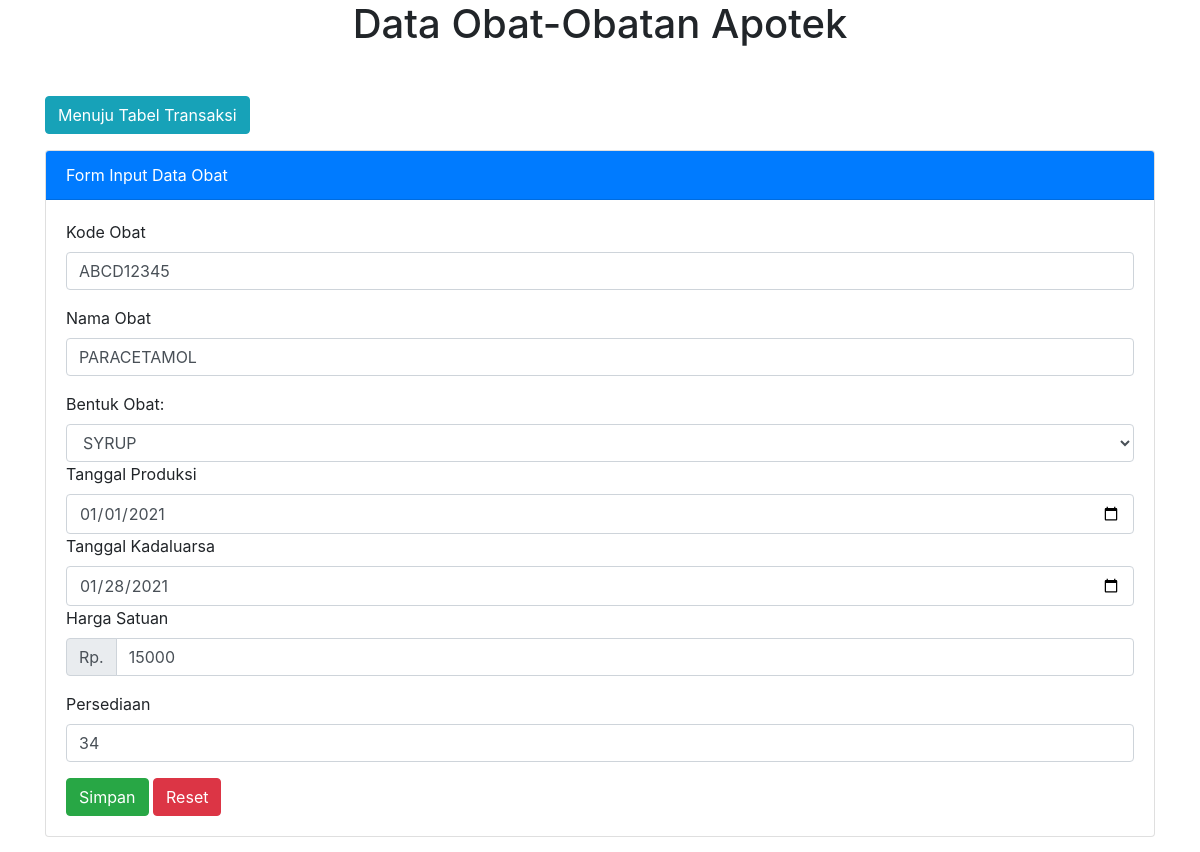
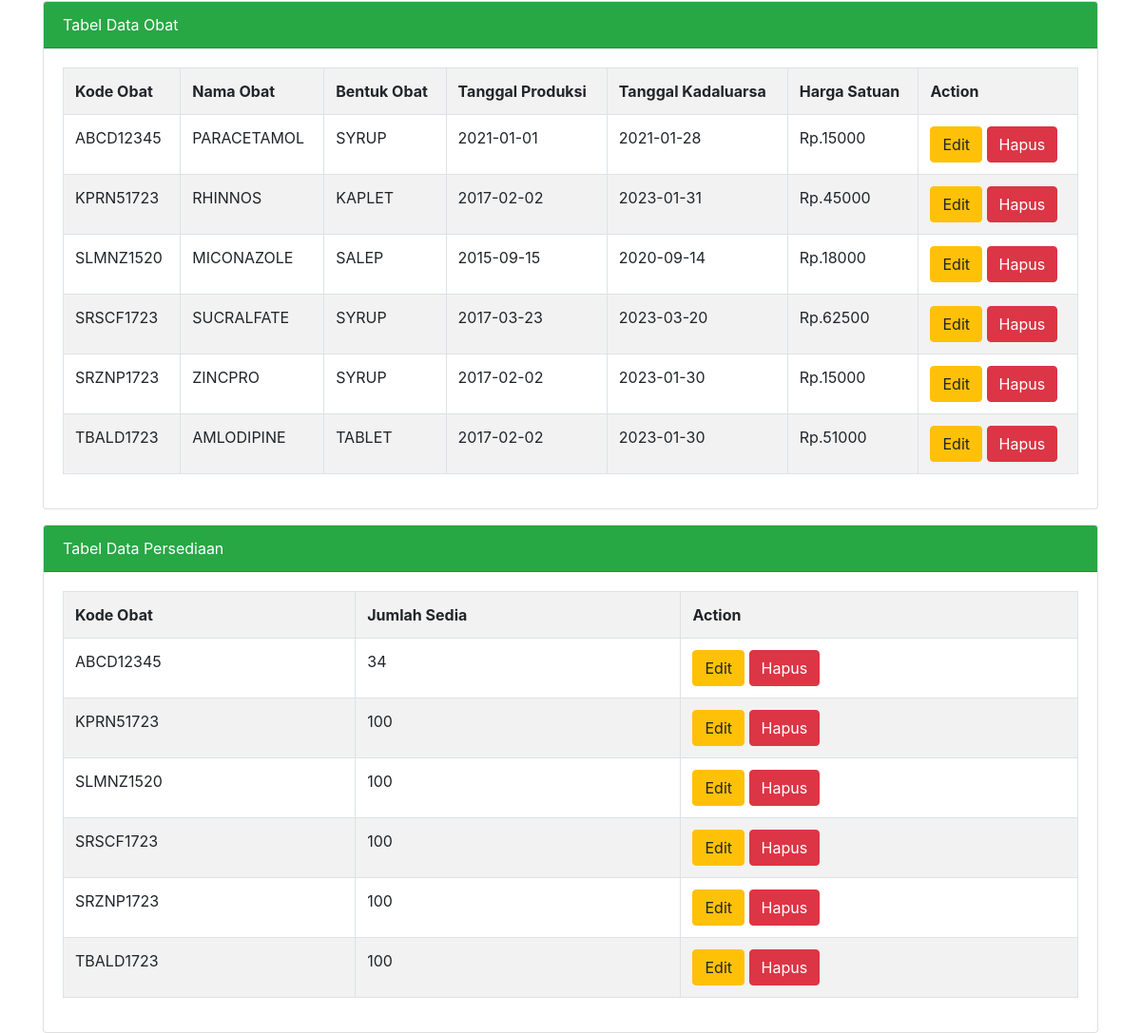
The app's page /obat.php?hal=edit&id=ABCD12345 with its own data (2 pictures, top to bottom).
### tables this page shows
CREATE TABLE `obat` (
  `kode_obat` char(9) NOT NULL,
  `nama_obat` varchar(255) DEFAULT NULL,
  `bentuk_obat` varchar(6) DEFAULT NULL,
  `tgl_produksi` date DEFAULT NULL,
  `tgl_kadaluarsa` date DEFAULT NULL,
  `harga_satuan` int(6) DEFAULT 0,
  `jumlah_sedia` int(3) NOT NULL DEFAULT 0,
  `updated` datetime DEFAULT NULL,
  `host` varchar(255) DEFAULT NULL
);

### obat.php (the view, shortened to what this page needs)
<?php
$databaseHost = 'localhost';
$databaseName = 'apotek';
$databaseUsername = 'root';
$databasePassword = '';
$koneksi = mysqli_connect($databaseHost, $databaseUsername, $databasePassword, $databaseName) or die (mysqli_error($koneksi));
if(isset($_GET['hal']))
{
    if($_GET['hal'] == "edit")
    {
        $tampil = mysqli_query($koneksi, "SELECT * FROM obat WHERE kode_obat = '$_GET[id]' ");
        $data = mysqli_fetch_array($tampil);
        if($data)
        {
            $vkode_obat = $data['kode_obat'];
            $vnama_obat = $data['nama_obat'];
            $vbentuk_obat = $data['bentuk_obat'];
            $vtgl_produksi = $data['tgl_produksi'];
            $vtgl_kadaluarsa = $data['tgl_kadaluarsa'];
            $vharga_satuan = $data['harga_satuan'];
            $vjumlah_sedia = $data['jumlah_sedia'];
        }
    }
}
?>
<!DOCTYPE html>
<html>
<head>
    <link rel="stylesheet" type="text/css" href="css/bootstrap.min.css">
</head>
<body>
    <div class="container">
        <h1 class="text-center">Data Obat-Obatan Apotek</h1>
        <form action="transaksi.php" method="post" class="mt-5">
            <div>
                <button type="KeTransaksi" class="btn btn-info">Menuju Tabel Transaksi</button>
            </div>
        </form>
        <div class="card mt-3">
            <div class="card-header bg-primary text-white">
                Form Input Data Obat
            </div>
            <div class="card-body">
               <form method="post" action="">
                   <div class="form-group">
                       <label>Kode Obat</label>
                       <input type="text" name="tkd_obat" value="<?=@$vkode_obat?>" class="form-control" placeholder="Input Kode Obat" required>
                   </div>
                   <div class="form-group">
                       <label>Nama Obat</label>
                       <input type="text" name="tnama" value="<?=@$vnama_obat?>" class="form-control" placeholder="Input Nama Obat" required>
                   </div>
                    <div>
                        <label>Bentuk Obat:</label>
                        <select class="form-control" name="tbentuk" required>
                            <option value="<?=@$vbentuk_obat?>"><?=@$vbentuk_obat?></option>
                        </select>
                    </div>
                    <div>
                        <label>Tanggal Produksi</label>
                        <input type="date" name="tproduksi" value="<?=@$vtgl_produksi?>" class="form-control" required>
                    </div>
                    <div>
                        <label>Tanggal Kadaluarsa</label>
                        <input type="date" name="tkadaluarsa" value="<?=@$vtgl_kadaluarsa?>" class="form-control" required>
                    </div>
                    <div>
                        <label>Harga Satuan</label>
                        <div class="input-group mb-3">
                            <div class="input-group-prepend">
                                <span class="input-group-text">Rp.</span>
                            </div>
                            <input type="number" name="tharga" value="<?=@$vharga_satuan?>" class="form-control" aria-label="Jumlah">
                        </div>
                    </div>
                    <div>
                        <label>Persediaan</label>
                        <input type="number" name="tpersediaan" value="<?=$vjumlah_sedia?>" id="jumlah_sedia" class="form-control" required>
                    </div>
                    <div class="mt-3">
                        <button type="submit" class="btn btn-success" name="bsimpan">Simpan</button>
                        <button type="reset" class="btn btn-danger" name="breset">Reset</button>
                    </div>
               </form>
            </div>
        </div>
        <div class="card mt-3">
            <div class="card-header bg-success text-white">
                Tabel Data Obat
            </div>
            <div class="card-body">
                <table class="table table-bordered table-striped">
                    <tr>
                        <th>Kode Obat</th>
                        <th>Nama Obat</th>
                        <th>Bentuk Obat</th>
                        <th>Tanggal Produksi</th>
                        <th>Tanggal Kadaluarsa</th>
                        <th>Harga Satuan</th>
                        <th>Action</th>
                    </tr>
                    <?php
                    $tampil = mysqli_query($koneksi, "SELECT * FROM obat ORDER BY kode_obat asc");
                    while($data = mysqli_fetch_array($tampil)) :
                    ?>
                    <tr>
                        <td><?=$data['kode_obat']?></td>
                        <td><?=$data['nama_obat']?></td>
                        <td><?=$data['bentuk_obat']?></td>
                        <td><?=$data['tgl_produksi']?></td>
                        <td><?=$data['tgl_kadaluarsa']?></td>
                        <td>Rp.<?=$data['harga_satuan']?></td>
                        <td>
                            <a href="obat.php?hal=edit&id=<?=$data['kode_obat']?>" class="btn btn-warning">Edit</a>
                            <a href="obat.php?hal=hapus&id=<?=$data['kode_obat']?>"
                            onclick="return confirm('Apakah anda yakin ingin mengahapus data ini?')"
                            class="btn btn-danger">Hapus</a>
                        </td>
                    </tr>
                    <?php endwhile;  ?>
                </table>
            </div>
        </div>
        <div class="card mt-3">
            <div class="card-header bg-success text-white">
                Tabel Data Persediaan
            </div>
            <div class="card-body">
                <table class="table table-bordered table-striped">
                    <tr>
                        <th>Kode Obat</th>
                        <th>Jumlah Sedia</th>
                        <th>Action</th>
                    </tr>
                    <?php
                    $tampil = mysqli_query($koneksi, "SELECT * FROM obat ORDER BY kode_obat asc");
                    while($data = mysqli_fetch_array($tampil)) :
                    ?>
                    <tr>
                        <td><?=$data['kode_obat']?></td>
                        <td><?=$data['jumlah_sedia']?></td>
                        <td>
                            <a href="obat.php?hal=edit&id=<?=$data['kode_obat']?>" class="btn btn-warning">Edit</a>
                            <a href="obat.php?hal=hapus&id=<?=$data['kode_obat']?>"
                            onclick="return confirm('Apakah anda yakin ingin mengahapus data ini?')"
                            class="btn btn-danger">Hapus</a>
                        </td>
                    </tr>
                    <?php endwhile;  ?>
                </table>
            </div>
        </div>
    </div>
</body>
</html>

### records on screen
obat: tkd_obat "ABCD12345", tnama "PARACETAMOL", tbentuk "SYRUP", tproduksi "01/01/2021", tkadaluarsa "01/28/2021", tharga "15000", tpersediaan "34", kode_obat "ABCD12345", nama_obat "PARACETAMOL", bentuk_obat "SYRUP", tgl_produksi "2021-01-01", tgl_kadaluarsa "2021-01-28", harga_satuan "15000", jumlah_sedia "34"
obat: kode_obat "KPRN51723", nama_obat "RHINNOS", bentuk_obat "KAPLET", tgl_produksi "2017-02-02", tgl_kadaluarsa "2023-01-31", harga_satuan "45000", jumlah_sedia "100"
obat: kode_obat "SLMNZ1520", nama_obat "MICONAZOLE", bentuk_obat "SALEP", tgl_produksi "2015-09-15", tgl_kadaluarsa "2020-09-14", harga_satuan "18000", jumlah_sedia "100"
obat: kode_obat "SRSCF1723", nama_obat "SUCRALFATE", bentuk_obat "SYRUP", tgl_produksi "2017-03-23", tgl_kadaluarsa "2023-03-20", harga_satuan "62500", jumlah_sedia "100"
obat: kode_obat "SRZNP1723", nama_obat "ZINCPRO", bentuk_obat "SYRUP", tgl_produksi "2017-02-02", tgl_kadaluarsa "2023-01-30", harga_satuan "15000", jumlah_sedia "100"
obat: kode_obat "TBALD1723", nama_obat "AMLODIPINE", bentuk_obat "TABLET", tgl_produksi "2017-02-02", tgl_kadaluarsa "2023-01-30", harga_satuan "51000", jumlah_sedia "100"
